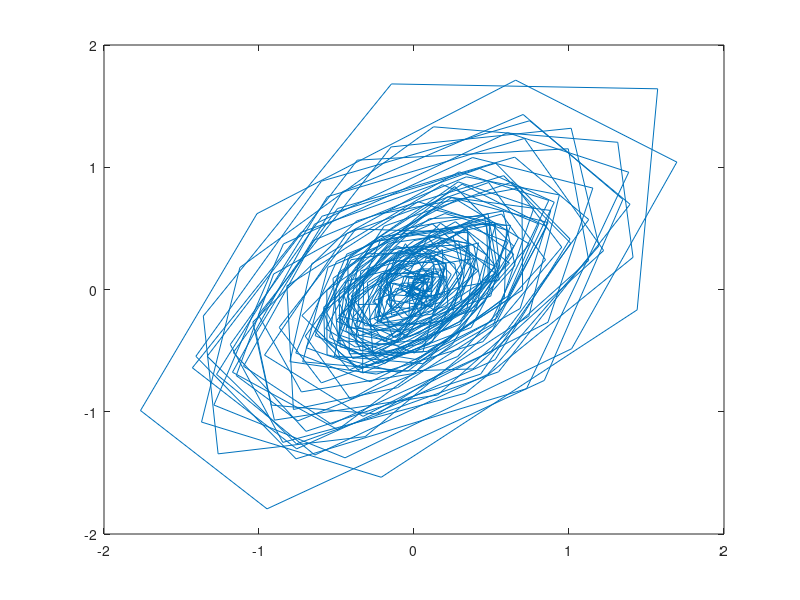
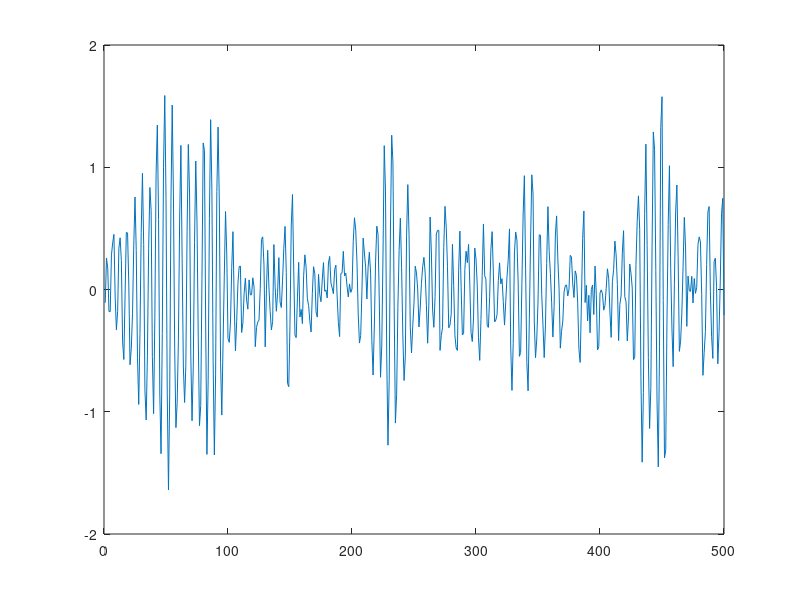

Write MATLAB code to recreate these figures, in order.
y0 = [0,0]';
Y(:,1)=y0;
sigma = .1;
modes=[1.02 -1.01;1.05 -1.03;.98 -.8];
Z(1) = Y(1,1) + normrnd(0,sigma);
mode = randi(3);
b = .1;
for i=2:500
    change = rand;
    if change<b
        mode = randi(3);
    end
    a1 = modes(mode,1);
    a2 = modes(mode,2);
    y2 = Y(1,i-1) + normrnd(0,sigma);
    y1 = a1*Y(1,i-1) + a2*Y(2,i-1) + normrnd(0,sigma);
    Y(:,i) = [y1,y2];
    Z(i) = y1 + normrnd(0,sigma);
end

figure()
plot(Y(1,:),Y(2,:))
figure()
plot(1:500,Z)